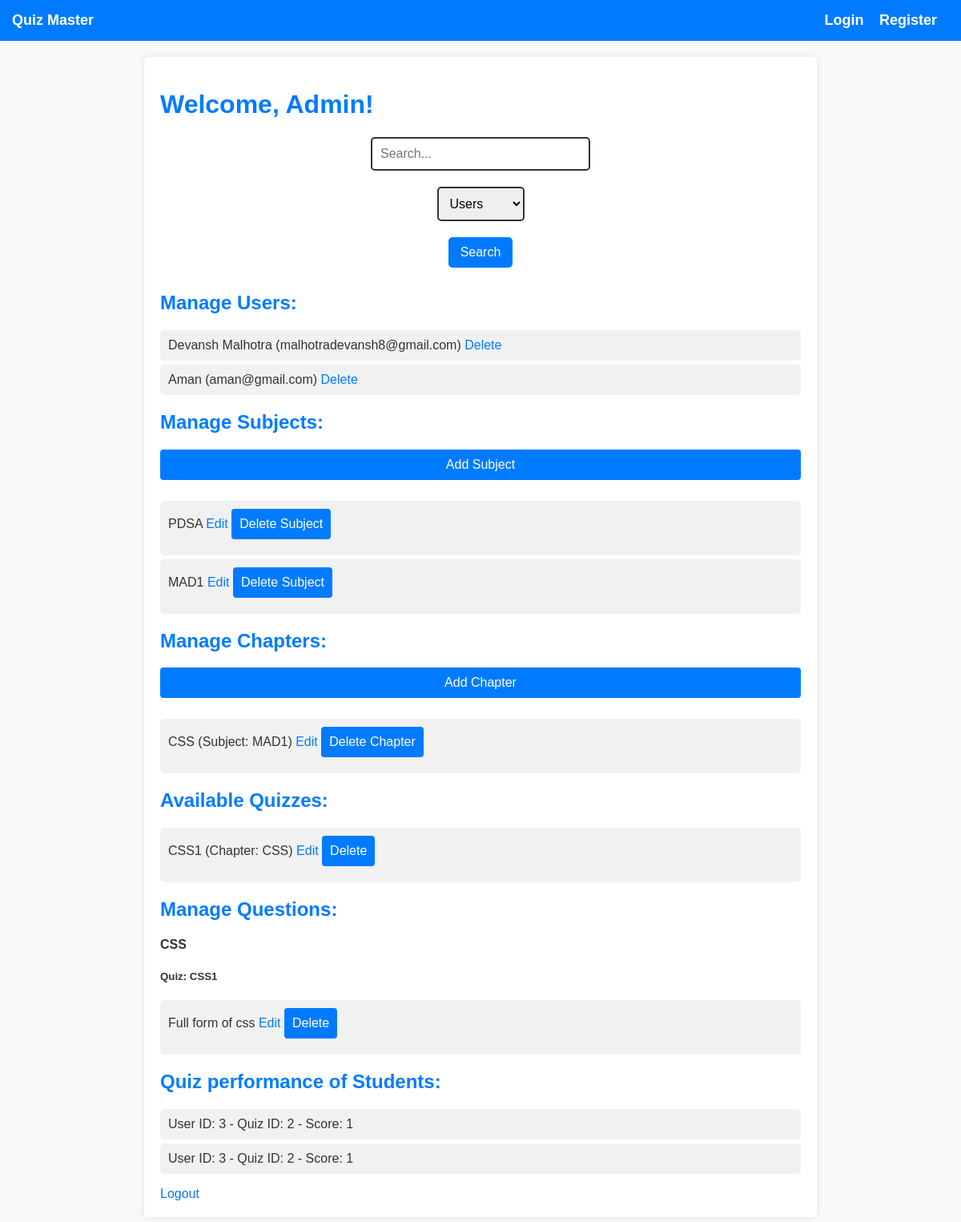
Screenshot of /admin_dashboard (signed in) with the database file from the repository.
### models.py (models this page shows, shortened)
class User(db.Model):
    id= db.Column(db.Integer, primary_key=True)
    email= db.Column(db.String(150), unique=True, nullable=False)
    password=db.Column(db.String(255), nullable=False)
    full_name=db.Column(db.String(100),nullable=False)
    role=db.Column(db.String(10),nullable=False)#admin or user
    scores=db.relationship('Score',backref='user',cascade="all,delete-orphan",passive_deletes=True, lazy='dynamic')

class Subject(db.Model):
    id= db.Column(db.Integer, primary_key=True)
    name= db.Column(db.String(50),nullable=False)
    chapters= db.relationship('Chapter', backref='subject',cascade="all,delete",lazy=True)
    quizzes=db.relationship('Quiz',backref='subject',cascade='all,delete',lazy=True)

class Chapter(db.Model):
    id=db.Column(db.Integer,primary_key=True)
    name= db.Column(db.String(200),nullable=False)
    subject_id= db.Column(db.Integer,db.ForeignKey('subject.id'),nullable=False)
    quizzes=db.relationship('Quiz', backref='chapter', cascade="all,delete",lazy=True)

class Quiz(db.Model):
    id=db.Column(db.Integer,primary_key=True)
    title= db.Column(db.String(200),nullable=False)
    chapter_id=db.Column(db.Integer,db.ForeignKey('chapter.id'),nullable=False)
    subject_id=db.Column(db.Integer,db.ForeignKey('subject.id'),nullable=False)
    date=db.Column(db.Date,nullable=False)
    duration=db.Column(db.Time,nullable=False)
    questions=db.relationship('Question',backref='quiz', cascade="all,delete",lazy=True)
    scores=db.relationship('Score',backref='quiz',cascade="all,delete",lazy=True)

class Question(db.Model):
    id= db.Column(db.Integer,primary_key=True)
    text=db.Column(db.Text,nullable=False)
    option_a=db.Column(db.String(255),nullable=False)
    option_b=db.Column(db.String(255),nullable=False)
    option_c=db.Column(db.String(255),nullable=False)
    option_d=db.Column(db.String(255),nullable=False)
    correct_option=db.Column(db.String(1), nullable=False) #gives the correct option out of a,b,c,d
    quiz_id=db.Column(db.Integer,db.ForeignKey('quiz.id'),nullable=False)

class Score(db.Model):
    id=db.Column(db.Integer,primary_key=True)
    user_id=db.Column(db.Integer,db.ForeignKey('user.id'),nullable=False)
    quiz_id=db.Column(db.Integer,db.ForeignKey('quiz.id'),nullable=False)
    score=db.Column(db.Integer,nullable=False)

### app.py (the view)
@app.route('/admin_dashboard',methods=['GET','POST'])
def admin_dashboard():
    if 'user_id' not in session or session.get('role') != 'admin':
        return "Access Denied. Admins only.", 403
    users=User.query.filter(User.role!='admin').all()  #get all users except the admin
    subjects=Subject.query.all() #get all subjects
    chapters=Chapter.query.all() #get all the chapters
    quizzes= Quiz.query.all()  #get all quizzes
    scores= Score.query.all() #get all the scores
    questions=Question.query.all()
    return render_template('admin_dashboard.html',
                            users=users,
                            subjects=subjects,
                            chapters=chapters,quizzes=quizzes,scores=scores,
                            questions=questions)

### templates/admin_dashboard.html (shortened to what this page needs)
{% extends 'base.html' %}
{% block content %}
    <h1>Welcome, Admin!</h1>
    <form method="GET" action="{{ url_for('admin_search') }}" class="search-form">
        <input type="text" name="query" placeholder="Search..." class="search-box" required>
        <select name="filter" class="search-filter">
            <option value="users">Users</option>
        </select>
            <button type="submit" class="search-button">Search</button>
    </form>
    <h2>Manage Users:</h2>
    <ul>
        {% for user in users %}
        <li>
            {{ user.full_name }} ({{ user.email }})
            <a href="{{ url_for('delete_user', user_id=user.id) }}">Delete</a>
        </li>
        {% else %}
        <li>No users available.</li>
        {% endfor %}
    </ul>
    <h2>Manage Subjects:</h2>
    <form action="{{ url_for('manage_subjects') }}" method="POST">
        <button type="submit">Add Subject</button>
    </form>
    <ul>
        {% for subject in subjects %}
        <li>
            {{ subject.name }}
            <a href="{{ url_for('edit_subject', subject_id=subject.id) }}">Edit</a>
            <form action="{{ url_for('delete_subject',subject_id=subject.id) }}" method="POST" style="display:inline;">
                <button type="submit">Delete Subject</button>
            </form>
        </li>
        {% else %}
        <li>No subjects available.</li>
        {% endfor %}
    </ul>
    <h2>Manage Chapters:</h2>
    <form action="{{ url_for('manage_chapters') }}" method="POST">
        <button type="submit">Add Chapter</button>
    </form>
    <ul>
        {% for chapter in chapters %}
        <li>
            {{ chapter.name }} (Subject: {{ chapter.subject.name }})
            <a href="{{ url_for('edit_chapter',chapter_id=chapter.id) }}">Edit</a>
            <form action="{{ url_for('delete_chapter',chapter_id=chapter.id) }}" method="POST" style="display:inline;">
                <button type="submit">Delete Chapter</button>
            </form>
        </li>
        {% else %}
        <li>No chapters available.</li>
        {% endfor %}
    </ul>
    <h2>Available Quizzes:</h2>
    <ul>
        {% for quiz in quizzes %}
        <li>
            {{ quiz.title }} (Chapter: {{ quiz.chapter.name }})
            <a href="{{ url_for('edit_quiz',quiz_id=quiz.id) }}">Edit</a>
          <form action="{{ url_for('delete_quiz',quiz_id=quiz.id) }}" method="POST" style="display:inline;">
            <button type="submit">Delete</button>
          </form>
        </li>
        {% else %}
        <li>No quizzes available.</li>
        {% endfor %}
    </ul>
    <h2>Manage Questions:</h2>
    {% for subject in subjects %}
        {% for chapter in subject.chapters %}
        <h4>{{ chapter.name }}</h4>
            {% for quiz in chapter.quizzes %}
            <h5>Quiz: {{ quiz.title }}</h5>
            <ul>
                {% for question in quiz.questions %}
                <li>
                    {{ question.text }}
                    <a href="{{ url_for('edit_question',question_id=question.id) }}">Edit</a>
                 <form action="{{ url_for('delete_question',question_id=question.id) }}" method="POST" style="display:inline;">
                    <button type="submit">Delete</button>
                  </form>
                </li>
                {% else %}
                <li>No questions Available.</li>
                {% endfor %}
            </ul>
            {% endfor %}
        {% endfor %}
        {% else %}
        <p>No subjects available.</p>
        {% endfor %}
    <h2>Quiz performance of Students:</h2>
    <ul>
        {% for score in scores %}
        <li>User ID: {{ score.user_id }} - Quiz ID: {{ score.quiz_id }} - Score: {{ score.score }}</li>
        {%else%}
        <li>No quiz scores recorded yet.</li>
        {% endfor %}
    </ul>
    <a href="{{ url_for('logout') }}">Logout</a>
{% endblock %}

### templates/base.html (shortened to what this page needs)
<!DOCTYPE html>
<html lang="en">
<head>
    <link rel="stylesheet" href="{{url_for('static',filename='style.css') }}">
</head>
<body>
        <div class="navbar">
            <a href="{{ url_for('home') }}">Quiz Master</a>
            <div>
                {% if session.get('user.id') %}
                <a href="{{ url_for('logout') }}">Logout</a>
                {% else %}
                <a href="{{ url_for('login') }}">Login</a>
                <a href="{{ url_for('register') }}">Register</a>
                {% endif %}
            </div>
        </div>
        <div class="container">
            {% block content %}
            {% endblock %}
        </div>
</body>
</html>

### static/style.css (style rules this page uses)
body { font-family:Arial,sans-serif; margin:0; padding:0; background-color: #f8f9fa; color: #333; }
.navbar { background-color: #007bff; padding: 15px; display: flex; justify-content: space-between; align-items: center; }
.navbar a { color: white; text-decoration: none; font-size: 18px; font-weight: bold; margin-right: 15px; }
.container { max-width: 800px; margin: 20px auto; padding: 20px; background-color: white; box-shadow: 0px 0px 10px rgba(0,0,0,0.1); border-radius: 5px; }
h1, h2, h3 { color: #007bff; }
form { display: flex; flex-direction: column; }
form input, form select, form button { margin-bottom: 10px; padding: 10px; font-size: 16px; border: 1px solid #ccc; border-radius: 4px; }
form button { background-color: #007bff; color: white; border: none; cursor: pointer; }
a { color: #007bff; text-decoration: none; }
ul { list-style-type: none; padding: 0; }
ul li { background-color: #f1f1f1; padding: 10px; margin: 5px 0; border-radius: 5px; }
.search-form { display: flex; align-items: center; justify-content: center; gap: 10px; margin: 20px 0; }
.search-box { width: 250px; padding: 10px; border: 2px solid #333; border-radius: 5px; font-size: 16px; }
.search-filter { padding: 10px; border: 2px solid #333; border-radius: 5px; font-size: 16px; }
.search-button { padding: 10px 15px; background-color: #007BFF; color: white; border: none; border-radius: 5px; cursor: pointer; font-size: 16px; }

### rows the page displays
User: full_name "Devansh Malhotra", email "malhotradevansh8@gmail.com"
User: full_name "Aman", email "aman@gmail.com"
Subject: name "PDSA"
Subject: name "MAD1"
Chapter: name "CSS", subject.name "MAD1"
Quiz: title "CSS1", chapter.name "CSS"
Question: text "Full form of css"
Score: user_id "3", quiz_id "2", score "1"
Score: user_id "3", quiz_id "2", score "1"
